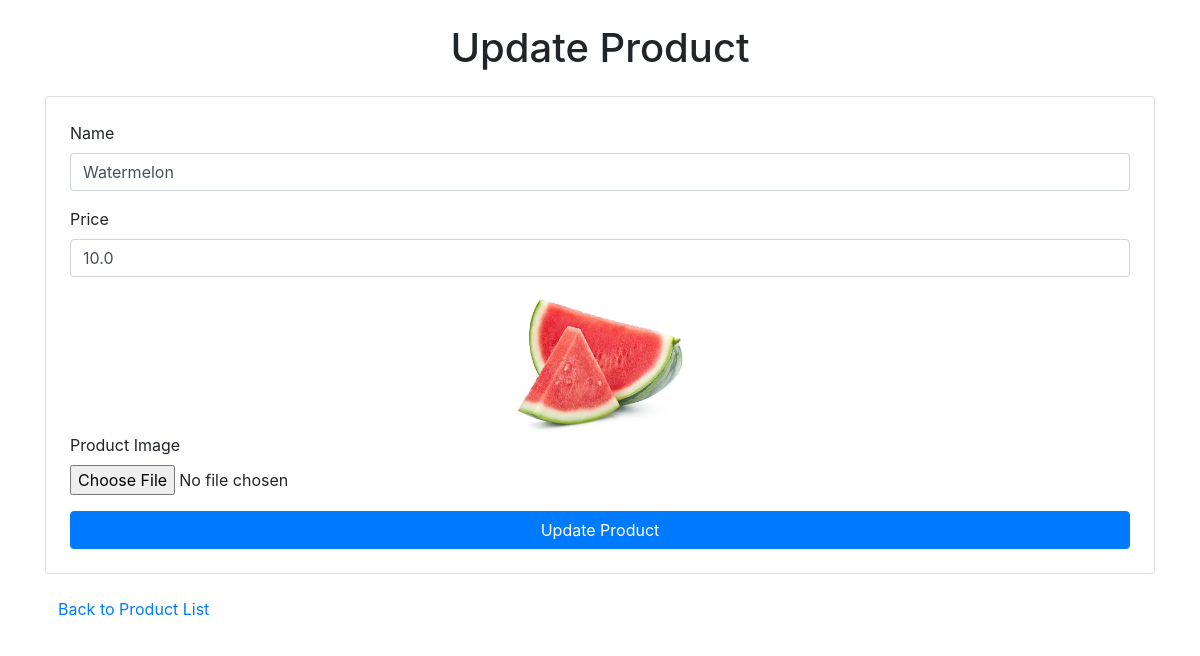
Screenshot of /update_product/3 (signed in) with the database file from the repository.
### app.py (models this page shows)
class Product(db.Model):
    id = db.Column(db.Integer, primary_key=True)
    name = db.Column(db.String(100), nullable=False)
    price = db.Column(db.Float, nullable=False)
    image_filename = db.Column(db.String(255))

### app.py (the view, shortened to what this page needs)
@app.route('/update_product/<int:product_id>', methods=['GET', 'POST'])
@login_required
def update_product(product_id):
    if current_user.role != ADMIN:
        return ACCESS_DENIED, 403
    product = Product.query.get_or_404(product_id)
    form = ProductForm(obj=product)
    return render_template('update_product.html', form=form, product=product)

### forms.py
class ProductForm(FlaskForm):
    name = StringField('Name', validators=[DataRequired()])
    price = FloatField('Price', validators=[DataRequired()])
    image = FileField('Product Image', validators=[FileAllowed(['jpg', 'png'], 'Images only!')])
    submit = SubmitField('Submit')

### app.py (called while the page is built)
@login_manager.user_loader
def load_user(user_id):
    return User.query.get(int(user_id))

### templates/update_product.html (shortened to what this page needs)
<!DOCTYPE html>
<html>
<head>
    <link href="https://stackpath.bootstrapcdn.com/bootstrap/4.5.2/css/bootstrap.min.css" rel="stylesheet">
</head>
<body class="bg-gray-100">
    <div class="container mt-4">
        <h1 class="text-center mb-4">Update Product</h1>
        <form method="POST" enctype="multipart/form-data" class="card p-4">
            <div class="form-group">
                {{ form.name.label(class="form-label") }}
                {{ form.name(class="form-control", size=32) }}
            </div>
            <div class="form-group">
                {{ form.price.label(class="form-label") }}
                {{ form.price(class="form-control", size=32) }}
            </div>
            <div class="form-group">
                {% if product.image_filename %}
    <img src="{{ url_for('static', filename='images/' + product.image_filename) }}" class="card-img-top img-fluid" alt="{{ product.name }} Product Image" style="object-fit: contain; height: 140px;">
{% endif %}
                {{ form.image.label(class="form-label") }}
                {{ form.image(class="form-control-file") }}
            </div>
            <button type="submit" class="btn btn-primary">Update Product</button>
        </form>
        <a href="{{ url_for('products') }}" class="btn btn-link mt-3">Back to Product List</a>
    </div>
</body>
</html>

### rows the page displays
Product: name "Watermelon", price "10.0", image_filename (picture)
